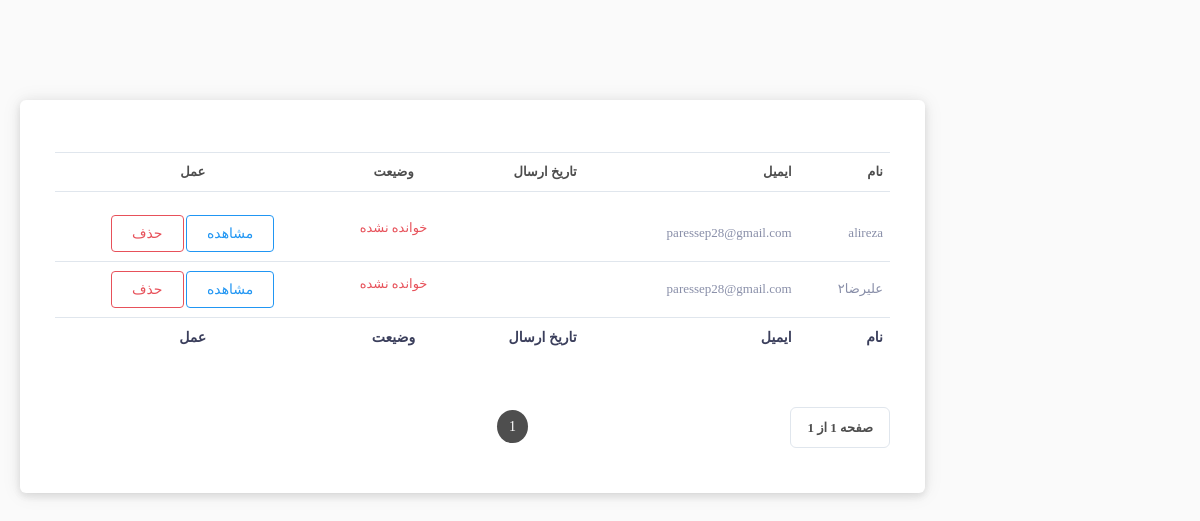
/dashbaord/contacts/, run on an earlier commit of the app's database.
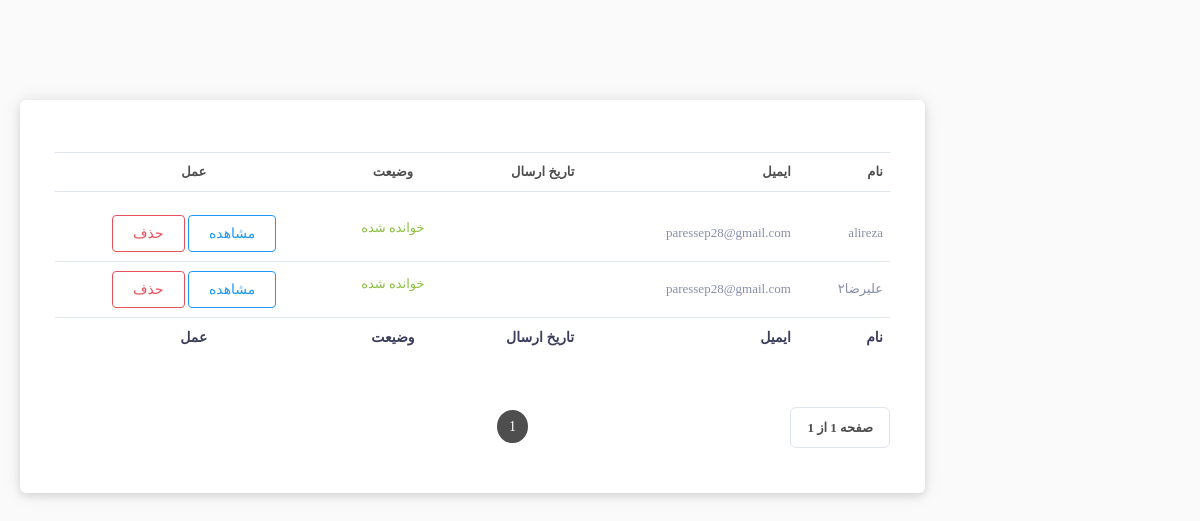
And on a later commit of the database.
### Contact/models.py (models this page shows)
class Contact(models.Model):
    name=models.CharField(max_length=100)
    email=models.EmailField()
    description=models.TextField()
    is_Displayed =models.BooleanField(default=0)
    date = models.DateTimeField(auto_created=True, auto_now_add=True)

### Contact/views.py (the view)
# urls.py: path("",ContactList.as_view(),name="contact_list"),
class ContactList(ListView):
    model = Contact
    paginate_by = 10
    template_name = 'Contact/contactList.html'
    context_object_name = "list"
    ordering = ['is_Displayed','-date']

### polls/templatetags/poll_extras.py (called while the page is built)
@register.filter
def jalali_date(value):
    return datetime2jalali(value).strftime(' تاریخ   %y/%m/%d  ساعت  %H:%M:%S')

### Contact/templates/Contact/contactList.html (shortened to what the changed rows need)
{% extends 'shared/base.html' %}
{% load static %}
{% load render_partial %}
{% block title %}
{% load poll_extras %}
{% endblock %}
{% block header_reference %}
<link rel="stylesheet" type="text/css" href="{% static 'admin_panel/plugins/table/datatable/datatables.css' %}">
<link rel="stylesheet" type="text/css" href="{% static 'admin_panel/assets/css/forms/theme-checkbox-radio.css' %}">
<link rel="stylesheet" type="text/css"
      href="{% static 'admin_panel/plugins/table/datatable/custom_dt_custom.css' %}">
<link rel="stylesheet" type="text/css"
      href="{% static 'admin_panel/plugins/table/datatable/dt-global_style.css' %}">
{% endblock %}
{% block content %}
<div class="col-xl-12 col-lg-12 col-sm-12  layout-spacing">
    <div class="widget-content widget-content-area br-6" style="    box-shadow: 0 4px 6px 0 rgba(85, 85, 85, 0.0901961), 0 1px 20px 0 rgba(0, 0, 0, 0.08), 0px 1px 11px 0px rgba(0, 0, 0, 0.06) !important;">
        <div class="table-responsive mb-4 mt-4">
            <div id="DataTables_Table_0_wrapper" class="dataTables_wrapper container-fluid dt-bootstrap4">
                <div class="row">
                    <div class="col-sm-12">
                        <table class="multi-table table table-hover dataTable" style="width:100%"
                               id="DataTables_Table_0" role="grid" aria-describedby="DataTables_Table_0_info">
                            <thead>
                            <tr role="row">
                        <th rowspan="1" colspan="1">نام</th>
                                <th rowspan="1" colspan="1"> ایمیل</th>
                                                           <th>تاریخ ارسال</th>
                                <th class="text-center" rowspan="1" colspan="1">وضیعت</th>
                                <th class="text-center" rowspan="1" colspan="1">عمل</th>
                            </tr>
                            </thead>
                            <tbody>
    {% for c in list %}
                            <tr role="row">
                                <td class="sorting_1">{{c.name}}  </td>
                                <td> {{c.email}}</td>
        <td >
        </td>
                                <td class="text-center">
                                    {%if c.is_Displayed %}
                                    <p class="text-success">خوانده شده</p>
                                    {% else %}
                                    <p class="text-danger">خوانده نشده</p>
                                    {% endif %}
                                </td>
                                <td class="text-center">
                                    <a href="{% url 'single_contact' pk=c.id %}" class="btn btn-outline-info">مشاهده</a>
                                    <button onclick="myfunc({{c.id}})" type="button" class="btn btn-outline-danger" data-toggle="modal" data-target="#exampleModal">
                                        حذف
                                        </button>
                                </td>
                            </tr>
{% endfor %}
                            </tbody>
                            <tfoot>
                            <tr>
                                <th rowspan="1" colspan="1">نام</th>
                                <th rowspan="1" colspan="1"> ایمیل</th>
                                 <th rowspan="1" colspan="1">تاریخ ارسال</th>
                                <th class="text-center" rowspan="1" colspan="1">وضیعت</th>
                                <th class="text-center" rowspan="1" colspan="1">عمل</th>
                            </tr>
                            </tfoot>
                        </table>
                    </div>
                </div>
            </div>
        </div>
    </div>
</div>
{% endblock %}

What changed in the data, as far as the page shows it:
changed Contact "alireza": is_Displayed "خوانده نشده" → "خوانده شده"
changed Contact "علیرضا۲": is_Displayed "خوانده نشده" → "خوانده شده"
